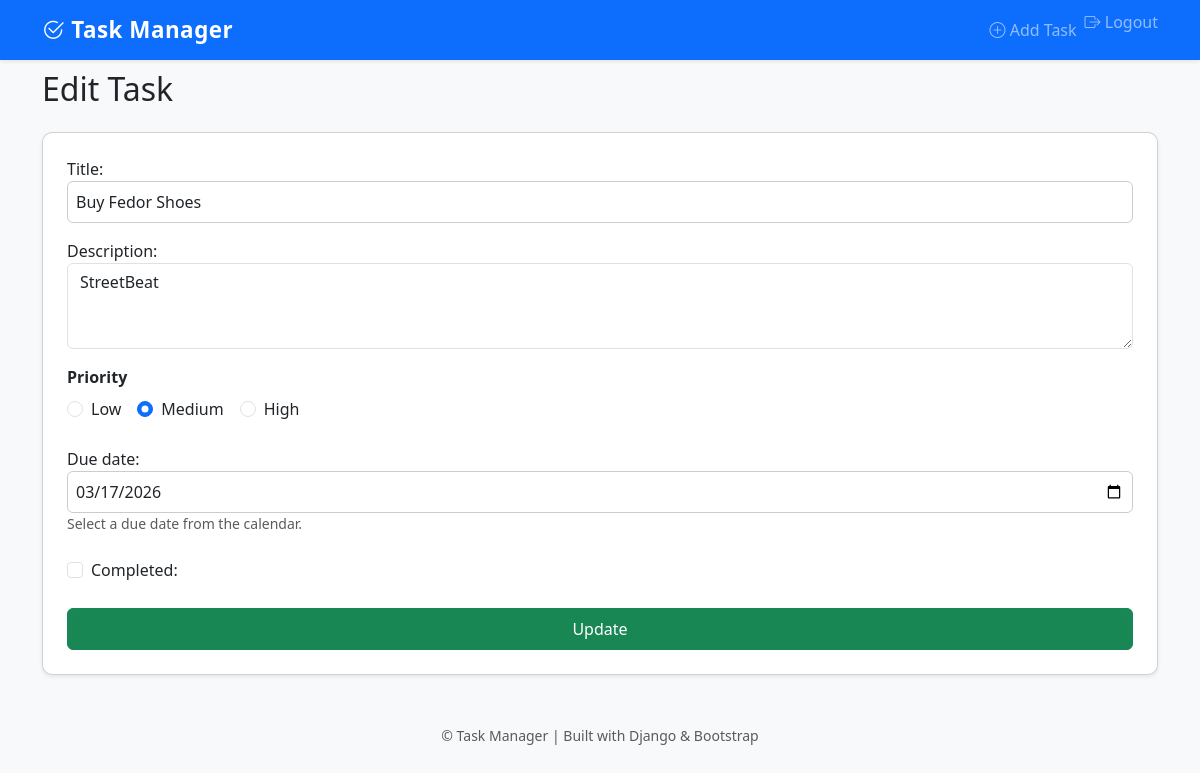
Page /tasks/task/11/edit/ (signed in) on the committed database.
### tasks/models.py (models this page shows, shortened)
class Task(models.Model):
    title = models.CharField(max_length=200)
    description = models.TextField(blank=True)
    completed = models.BooleanField(default=False)
    priority = models.IntegerField(default=1)
    due_date = models.DateField(null=True, blank=True)
    user = models.ForeignKey(User, on_delete=models.CASCADE)

### tasks/views.py (the view)
# urls.py: path('task/<int:pk>/edit/', views.task_update, name='task_update'),
@login_required
def task_update(request, pk):
    task = get_object_or_404(Task, pk=pk, user=request.user)  # user filter added
    if request.method == "POST":
        form = TaskForm(request.POST, instance=task)
        if form.is_valid():
            form.save()
            return redirect('task_list')
    else:
        form = TaskForm(instance=task)
    return render(request, 'tasks/task_form.html', {'form': form})

### tasks/forms.py
class TaskForm(forms.ModelForm):
    due_date = forms.DateField(
        widget=forms.DateInput(
            attrs={'type': 'date', 'class': 'form-control'}
        ),
        required=False,
        help_text="Select a due date from the calendar."
    )
    PRIORITY_CHOICES = [
        (1, 'Low'),
        (2, 'Medium'),
        (3, 'High'),
    ]
    priority = forms.TypedChoiceField(
        choices=PRIORITY_CHOICES,
        coerce=int,  # Converts submitted values ("1", "2", "3") into integers
        widget=forms.RadioSelect(attrs={'class': 'form-check-input'}),
        required=True
    )
    class Meta:
        model = Task
        fields = ['title', 'description', 'completed', 'priority', 'due_date']
        widgets = {
            'title': forms.TextInput(attrs={'class': 'form-control'}),
            'description': forms.Textarea(attrs={'class': 'form-control', 'rows': 3}),
            'completed': forms.CheckboxInput(attrs={'class': 'form-check-input'}),
        }

### tasks/templates/tasks/task_form.html (shortened to what this page needs)
{% extends 'tasks/base.html' %}
{% block content %}
<h2 class="mb-4">{% if form.instance.pk %}Edit{% else %}Create{% endif %} Task</h2>
<form method="post" class="card p-4 shadow-sm">
    <div class="mb-3">
        {{ form.title.label_tag }}
        {{ form.title }}
    </div>
    <div class="mb-3">
        {{ form.description.label_tag }}
        {{ form.description }}
    </div>
    <div class="mb-4">
        <label class="form-label fw-bold">Priority</label>
        <div class="d-flex gap-3">
            {% for radio in form.priority %}
              <div class="form-check">
                {{ radio.tag }}
                <label class="form-check-label">{{ radio.choice_label }}</label>
              </div>
            {% endfor %}
        </div>
    </div>
    <div class="mb-4">
        {{ form.due_date.label_tag }}
        {{ form.due_date }}
        {% if form.due_date.help_text %}
          <small class="text-muted d-block">{{ form.due_date.help_text }}</small>
        {% endif %}
    </div>
    <div class="mb-4">
        <div class="form-check">
            {{ form.completed }}
            {{ form.completed.label_tag }}
        </div>
    </div>
    <button type="submit" class="btn btn-success w-100 py-2">
        {% if form.instance.pk %}Update{% else %}Create{% endif %}
    </button>
</form>
{% endblock %}

### tasks/templates/tasks/style.css (style rules this page uses)
body { background-color: #f8f9fa; }
.card { border-radius: 10px; }

### tasks/templates/tasks/task_form.html (style rules this page uses)
select, input[type="date"], textarea, input[type="text"] { width: 100%; padding: 8px; border-radius: 6px; border: 1px solid #ccc; }
.form-check input { margin-right: 6px; }

### rows in the picture
Task: title "Buy Fedor Shoes", description "StreetBeat", due_date "03/17/2026"

### other values in the picture
{{ radio.choice_label }} "Low" "Medium" "High"
